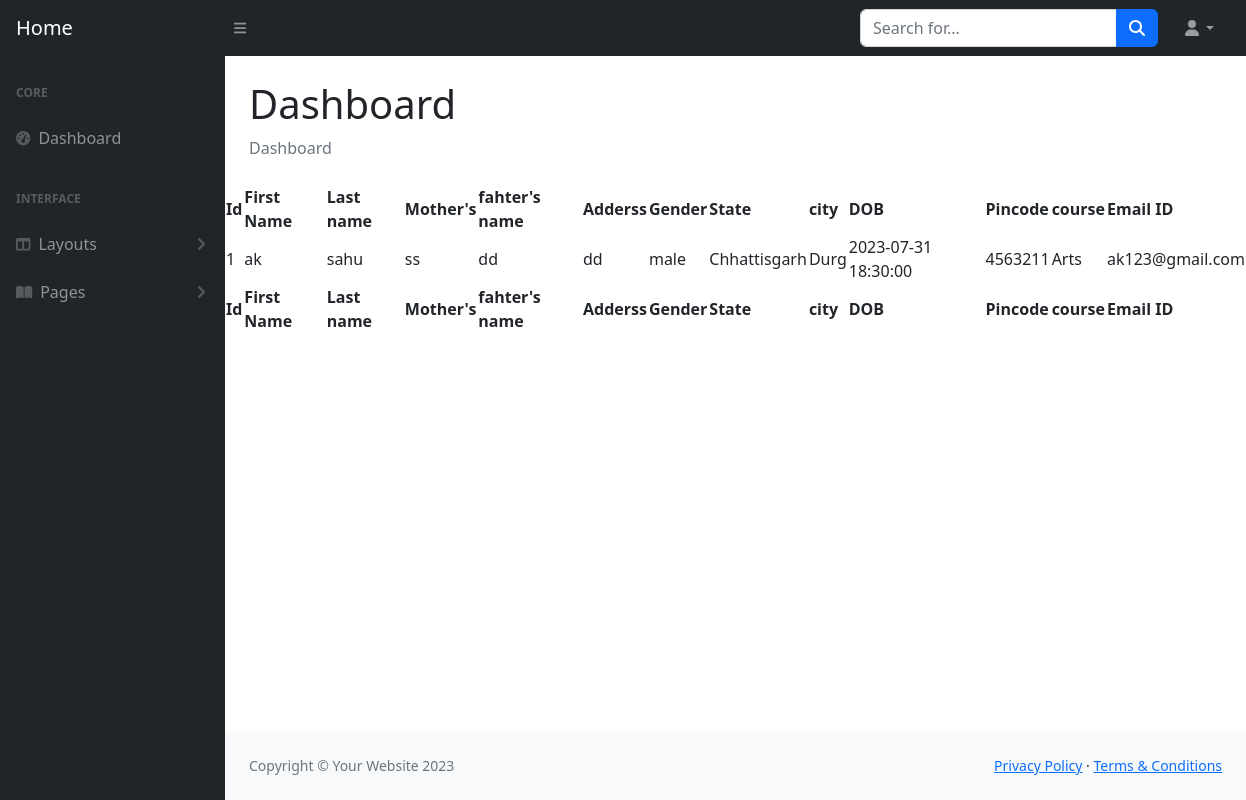
Page /admin/users.php on the earlier database version.
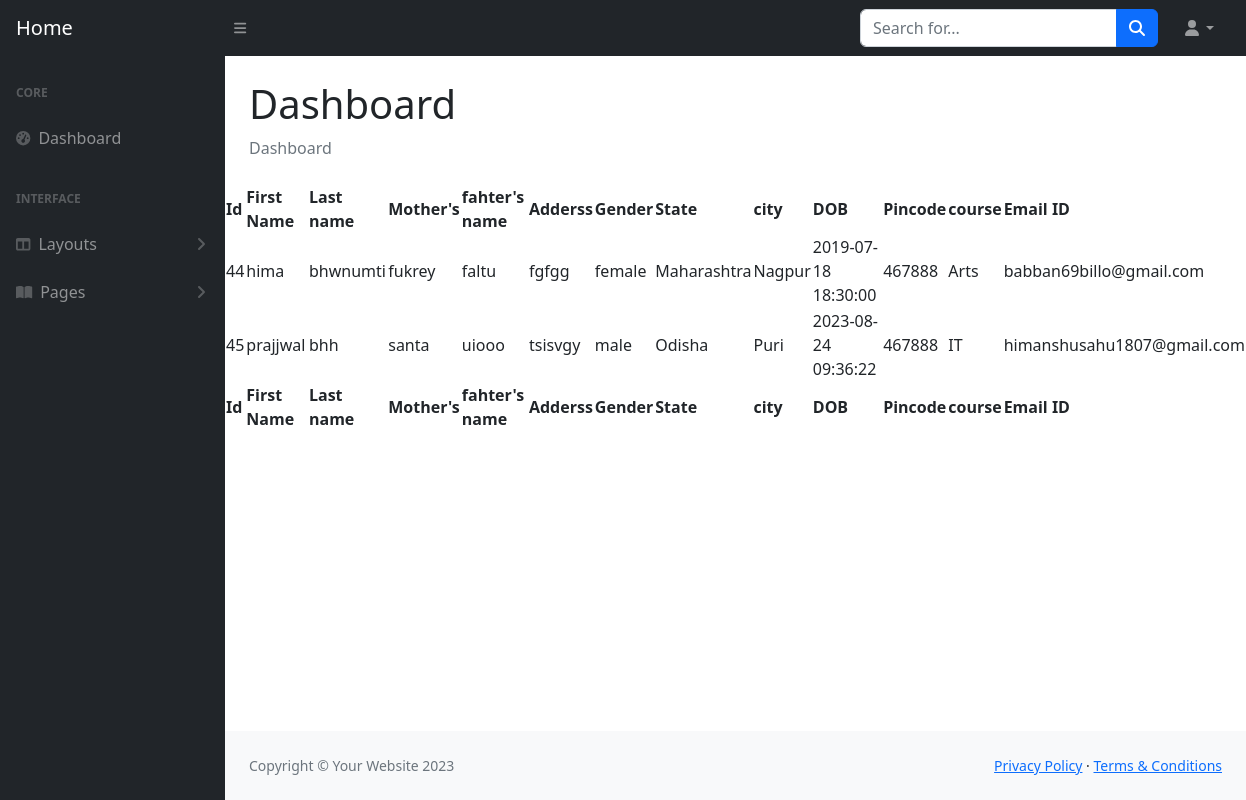
Same page on the later database version.
### tables this page shows
CREATE TABLE `users` (
  `id` int(255) NOT NULL,
  `first_name` varchar(100) NOT NULL,
  `last_name` varchar(100) NOT NULL,
  `mother_name` varchar(100) NOT NULL,
  `father_name` varchar(100) NOT NULL,
  `address` varchar(100) NOT NULL,
  `gender` varchar(100) NOT NULL,
  `state` varchar(100) NOT NULL,
  `city` varchar(100) NOT NULL,
  `dob` timestamp NOT NULL DEFAULT current_timestamp() ON UPDATE current_timestamp(),
  `pincode` varchar(100) NOT NULL,
  `course` varchar(100) NOT NULL,
  `email_id` varchar(100) NOT NULL,
  `password` varchar(100) NOT NULL,
  `otp` int(11) NOT NULL,
  `status` int(11) NOT NULL DEFAULT 0
);

### admin/users.php (the view, shortened to what this page needs)
<?php
require("../database.php");
?>
<!DOCTYPE html>
<html lang="en">
    <head>
        <link href="https://cdn.jsdelivr.net/npm/simple-datatables@7.1.2/dist/style.min.css" rel="stylesheet" />
        <link href="css/styles.css" rel="stylesheet" />
    </head>
    <body class="sb-nav-fixed">
        <nav class="sb-topnav navbar navbar-expand navbar-dark bg-dark">
            <a class="navbar-brand ps-3" href="../onadmindashoard.php">Home</a>
            <button class="btn btn-link btn-sm order-1 order-lg-0 me-4 me-lg-0" id="sidebarToggle" href="#!"><i class="fas fa-bars"></i></button>
            <form class="d-none d-md-inline-block form-inline ms-auto me-0 me-md-3 my-2 my-md-0">
                <div class="input-group">
                    <input class="form-control" type="text" placeholder="Search for..." aria-label="Search for..." aria-describedby="btnNavbarSearch" />
                    <button class="btn btn-primary" id="btnNavbarSearch" type="button"><i class="fas fa-search"></i></button>
                </div>
            </form>
             <ul class="navbar-nav ms-auto ms-md-0 me-3 me-lg-4">
                <li class="nav-item dropdown">
                    <a class="nav-link dropdown-toggle" id="navbarDropdown" href="#" role="button" data-bs-toggle="dropdown" aria-expanded="false"><i class="fas fa-user fa-fw"></i></a>
                </li>
            </ul>
        </nav>
        <div id="layoutSidenav">
            <div id="layoutSidenav_nav">
                <nav class="sb-sidenav accordion sb-sidenav-dark" id="sidenavAccordion">
                    <div class="sb-sidenav-menu">
                        <div class="nav">
                            <div class="sb-sidenav-menu-heading">Core</div>
                            <a class="nav-link" href="index.html">
                                <div class="sb-nav-link-icon"><i class="fas fa-tachometer-alt"></i></div>
                                Dashboard
                            </a>
                            <div class="sb-sidenav-menu-heading">Interface</div>
                            <a class="nav-link collapsed" href="#" data-bs-toggle="collapse" data-bs-target="#collapseLayouts" aria-expanded="false" aria-controls="collapseLayouts">
                                <div class="sb-nav-link-icon"><i class="fas fa-columns"></i></div>
                                Layouts
                                <div class="sb-sidenav-collapse-arrow"><i class="fas fa-angle-down"></i></div>
                            </a>
                            <a class="nav-link collapsed" href="#" data-bs-toggle="collapse" data-bs-target="#collapsePages" aria-expanded="false" aria-controls="collapsePages">
                                <div class="sb-nav-link-icon"><i class="fas fa-book-open"></i></div>
                                Pages
                                <div class="sb-sidenav-collapse-arrow"><i class="fas fa-angle-down"></i></div>
                            </a>
                </nav>
            </div>
            <div id="layoutSidenav_content">
                <main>
                    <div class="container-fluid px-4">
                        <h1 class="mt-4">Dashboard</h1>
                        <ol class="breadcrumb mb-4">
                            <li class="breadcrumb-item active">Dashboard</li>
                        </ol>
                    </div>
                    <table id="datatablesSimple">
                                <thead>
                                    <tr>
                                    <th>Id</th>
                                    <th>First Name</th>
                                    <th>Last name</th>
                                    <th>Mother's</th>
                                    <th>fahter's name</th>
                                    <th>Adderss</th>
                                    <th>Gender</th>
                                    <th>State</th>
                                    <th>city</th>
                                    <th>DOB</th>
                                    <th>Pincode</th>
                                    <th>course</th>
                                    <th>Email ID</th>
                                    </tr>
                                </thead>
                                <tfoot>
                                    <tr>
                                    <th>Id</th>
                                    <th>First Name</th>
                                    <th>Last name</th>
                                    <th>Mother's</th>
                                    <th>fahter's name</th>
                                    <th>Adderss</th>
                                    <th>Gender</th>
                                    <th>State</th>
                                    <th>city</th>
                                    <th>DOB</th>
                                    <th>Pincode</th>
                                    <th>course</th>
                                    <th>Email ID</th>
                                    </tr>
                                </tfoot>
                                <tbody>
                                    <?php
                                    $query = "SELECT * FROM users";
                                    $data = mysqli_query($connect,$query);
                                    if(mysqli_num_rows($data) != 0){
                                        while($result = mysqli_fetch_assoc($data)){
                                        echo "<tr>";
                                        echo "<td>" . $result['id'] . "</td>";
                                        echo "<td>" . $result['first_name'] . "</td>";
                                        echo "<td>" . $result['last_name']."</td>";
                                        echo "<td>" . $result['mother_name']."</td>";
                                        echo "<td>" . $result['father_name']."</td>";
                                        echo "<td>" . $result['address']."</td>";
                                        echo "<td>" . $result['gender']."</td>";
                                        echo "<td>" . $result['state']."</td>";
                                        echo "<td>" . $result["city"]."</td>";
                                        echo "<td>" . $result['dob']."</td>";
                                        echo "<td>" . $result['pincode']."</td>";
                                        echo "<td>" . $result['course']."</td>";
                                        echo "<td>" . $result['email_id']."</td>";
                                        echo "</tr>";
                                    }
                                }else {
                                    echo "something went wrong";
                                }
                                    ?>
                                </tbody>
                    </table>
                </main>
                <footer class="py-4 bg-light mt-auto">
                    <div class="container-fluid px-4">
                        <div class="d-flex align-items-center justify-content-between small">
                            <div class="text-muted">Copyright &copy; Your Website 2023</div>
                            <div>
                                <a href="#">Privacy Policy</a>
                                &middot;
                                <a href="#">Terms &amp; Conditions</a>
                            </div>
                        </div>
                    </div>
                </footer>
            </div>
        </div>
    </body>
</html>

Differences in the rows shown:
removed users: id "1", first_name "ak", last_name "sahu", mother_name "ss", father_name "dd", address "dd", gender "male", state "Chhattisgarh", city "Durg", dob "2023-07-31 18:30:00", pincode "4563211", course "Arts", email "ak123@gmail.com"
added users: id "44", first_name "hima", last_name "bhwnumti", mother_name "fukrey", father_name "faltu", address "fgfgg", gender "female", state "Maharashtra", city "Nagpur", dob "2019-07-18 18:30:00", pincode "467888", course "Arts", email "babban69billo@gmail.com"
added users: id "45", first_name "prajjwal", last_name "bhh", mother_name "santa", father_name "uiooo", address "tsisvgy", gender "male", state "Odisha", city "Puri", dob "2023-08-24 09:36:22", pincode "467888", course "IT", email "himanshusahu1807@gmail.com"
